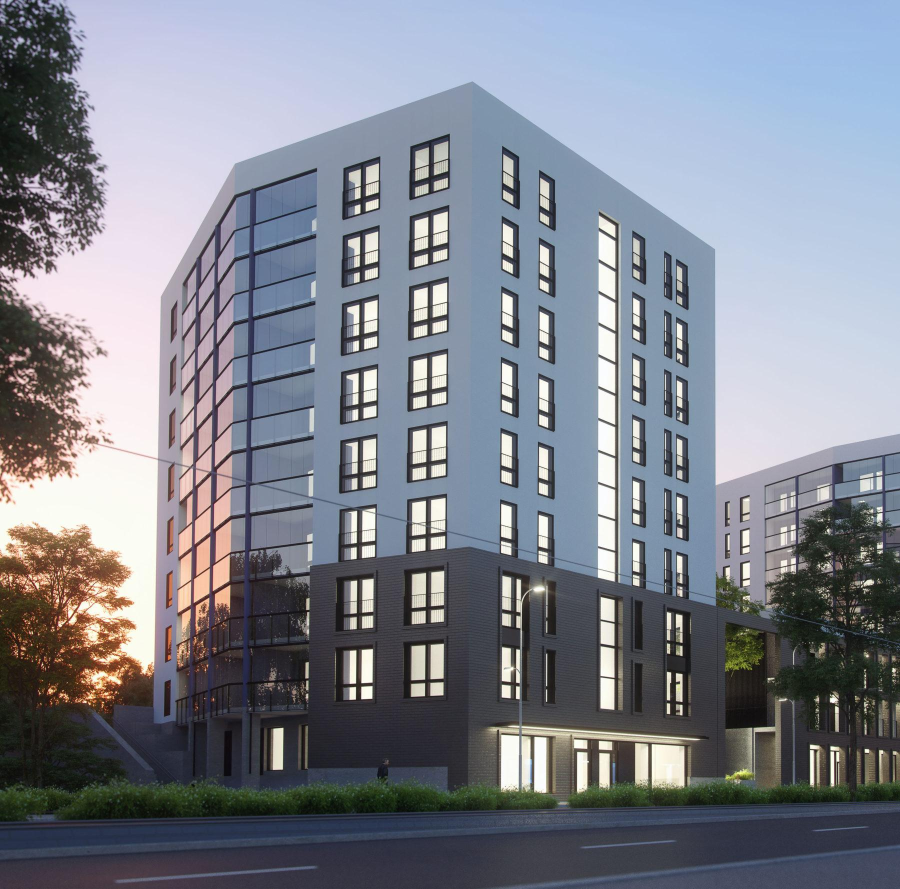
#> input picture images/building1.jpg, 1800 x 1777 px (shown at 1/2 size)
$ jupyter execute 9.ipynb
#> lines starting #> are read from the running program, lines starting #| are printed output that depends on the picture
[cell 1]
import cv2 as cv
import numpy as np
import matplotlib.pyplot as plt

[cell 2]
image = cv.imread('images/building1.jpg')
#> image is the input picture: shape (1777, 1800, 3); mean B, G, R 142.6, 132.1, 127.9
image = cv.cvtColor(image, cv.COLOR_RGB2BGR)
plt.imshow(image)

[cell 3]
image.shape
#> Out = (1777, 1800, 3)

[cell 4]
height, width = image.shape[:2]
#> height = 1777; width = 1800

center_x = width // 2
#> center_x = 900
center_y = height // 2
#> center_y = 888
image_center = (center_x, center_y)
#> image_center = (900, 888)

rotation_matrix = cv.getRotationMatrix2D(image_center, 250, 1)
output_image = cv.warpAffine(image, rotation_matrix, (width, height))
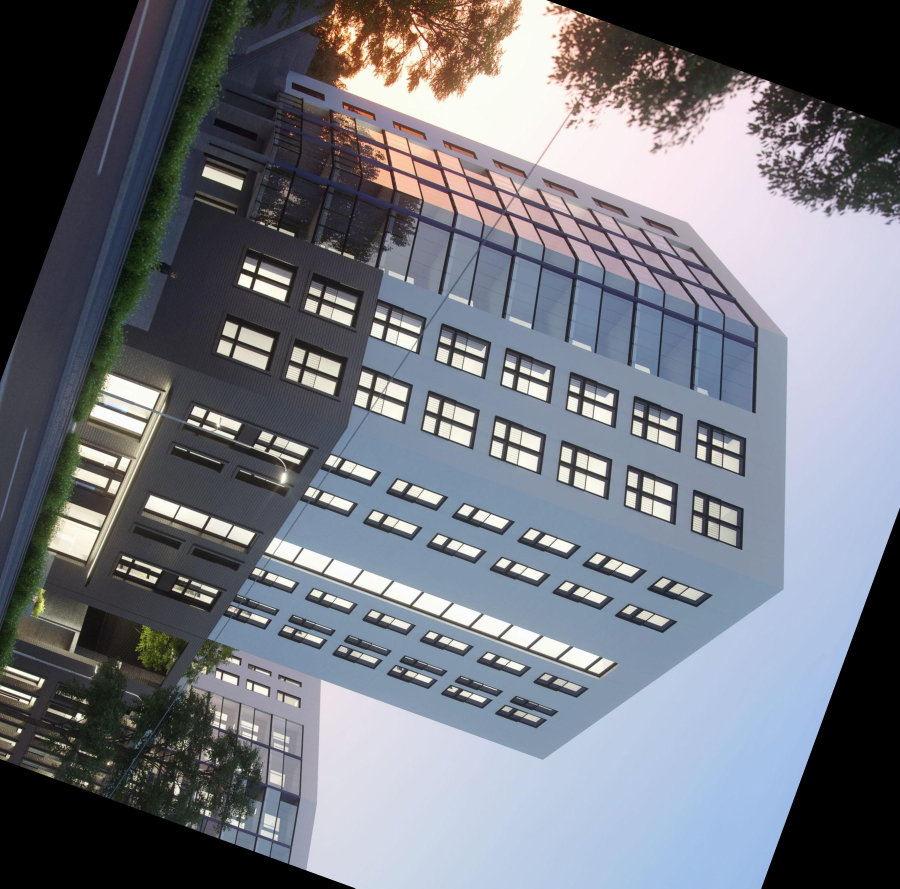
#> output_image: shape (1777, 1800, 3) (shown at 1/2 size); mean R, G, B 114.8, 117.9, 126.5

[cell 5]
plt.imshow(output_image)
plt.axis('off')

نقاط مبدا و مقصد برای تبدیل Affine

[cell 6]
pts1 = np.float32([[width // 2 + 30, height // 2 + 60],
                   [width // 2 + 30, height // 2 - 60],
                   [width // 2 - 60, height // 2 - 30]])
#> pts1 = [[930, 948], [930, 828], [840, 858]]

pts2 = np.float32([[width // 2 + 60, height // 2 - 30],
                   [width // 2 - 60, height // 2 - 60],
                   [width // 2 - 30, height // 2 + 60]])

ماتریس

[cell 7]
affine_matrix = cv.getAffineTransform(pts1, pts2)

[cell 8]
output_width = width
output_height = height
affine_transformed = cv.warpAffine(image, affine_matrix, (output_width, output_height))
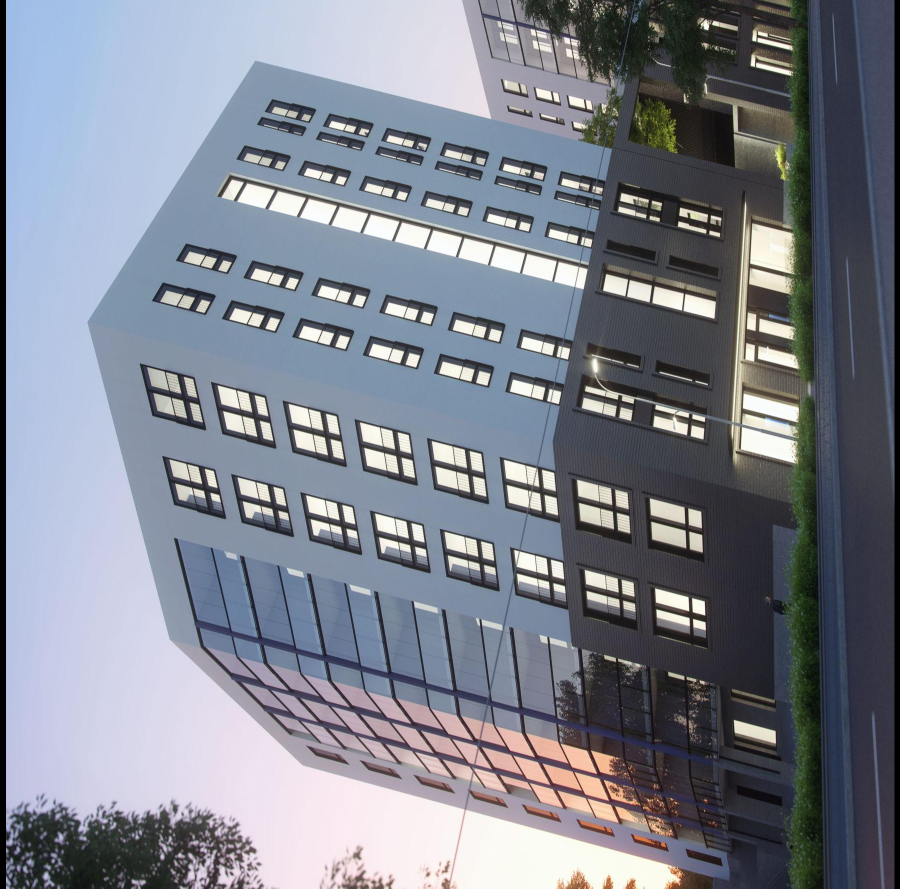
#> affine_transformed: shape (1777, 1800, 3) (shown at 1/2 size); mean R, G, B 126.1, 130.9, 142.3

plt.imshow(affine_transformed)
plt.axis('off')
plt.show()

[cell 9]
pts1 = np.float32([[100, 100], [300, 100], [100, 300], [300, 300]])
pts2 = np.float32([[50, 150], [300, 120], [150, 350], [350, 300]])


perspective_matrix = cv.getPerspectiveTransform(pts1, pts2)

output_width = width
output_height = height
perspective_transformed = cv.warpPerspective(image, perspective_matrix, (output_width, output_height))
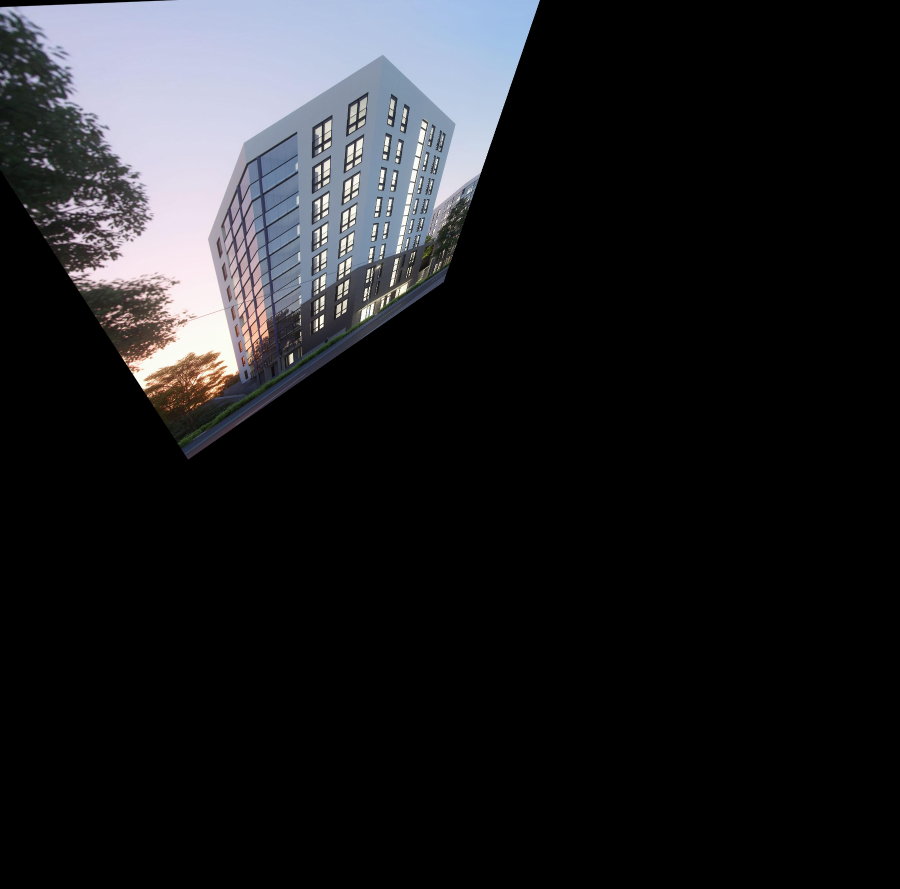
#> perspective_transformed: shape (1777, 1800, 3) (shown at 1/2 size); mean R, G, B 31, 31.6, 34.5

plt.imshow(perspective_transformed)
plt.axis('off')
plt.show()

$ run again, with images/10000.jpg copied over images/building1.jpg
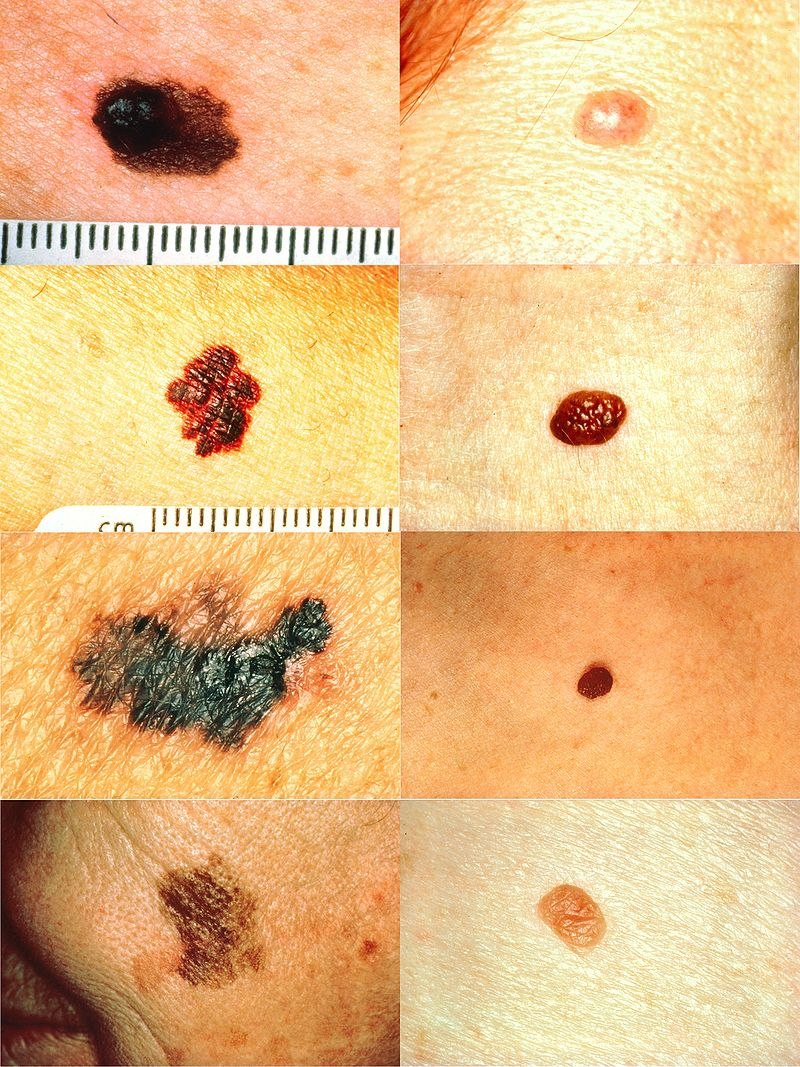
#> input picture images/10000.jpg, 800 x 1067 px
#> image is the input picture: shape (1067, 800, 3); mean B, G, R 132.2, 186.7, 228
#> `affine_transformed = cv.warpAffine(image, affine_matrix, (output_width..`:
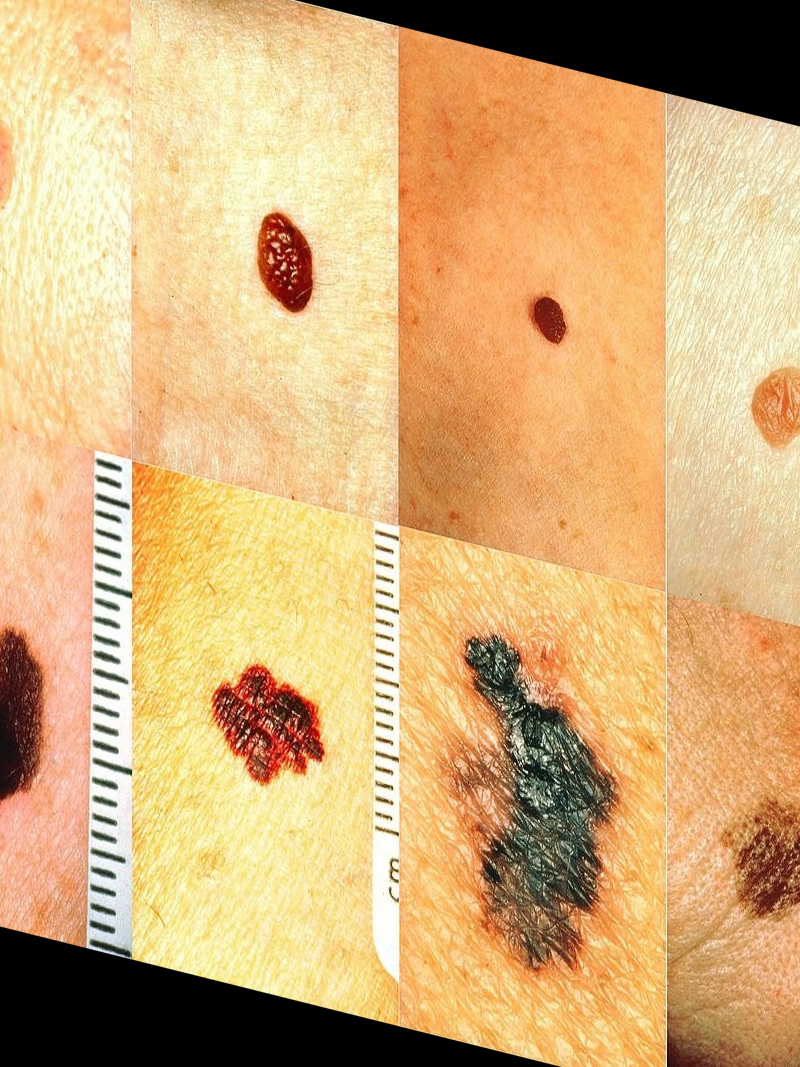
#> affine_transformed: shape (1067, 800, 3); mean R, G, B 211.9, 174.2, 121.5
#> `perspective_transformed = cv.warpPerspective(image, perspective_matrix..`:
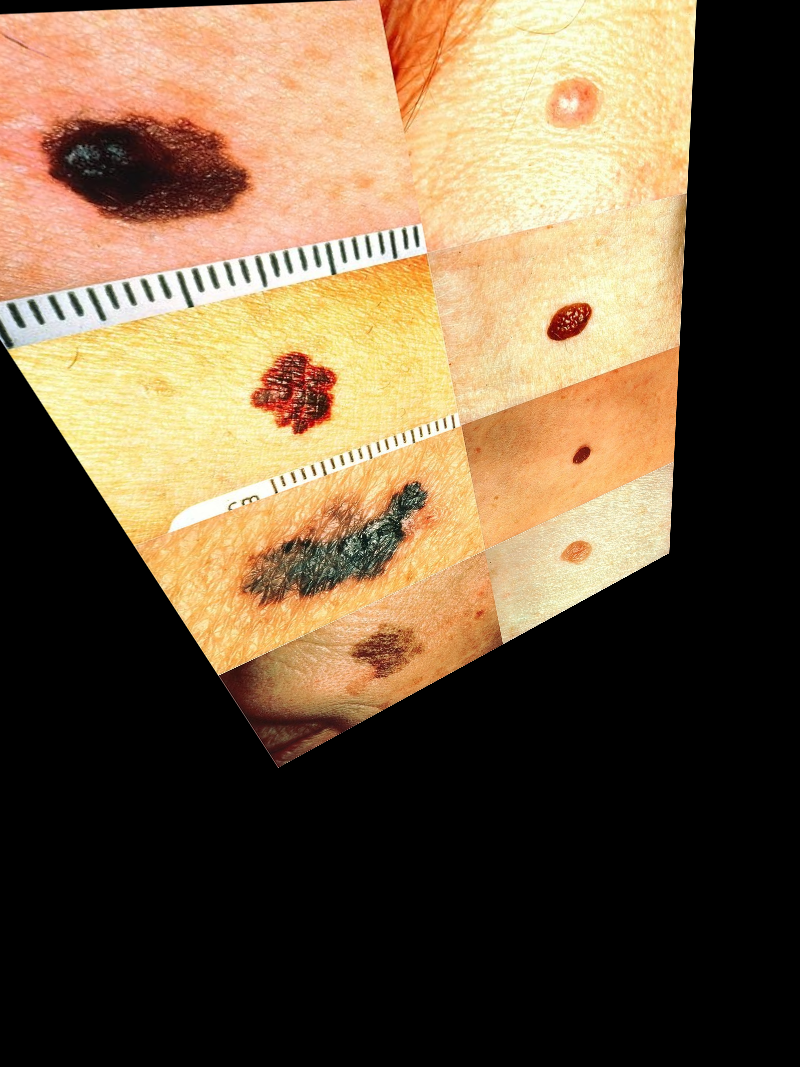
#> perspective_transformed: shape (1067, 800, 3); mean R, G, B 111.5, 91.3, 66.1

$ run again, with images/Im101s.jpg copied over images/building1.jpg
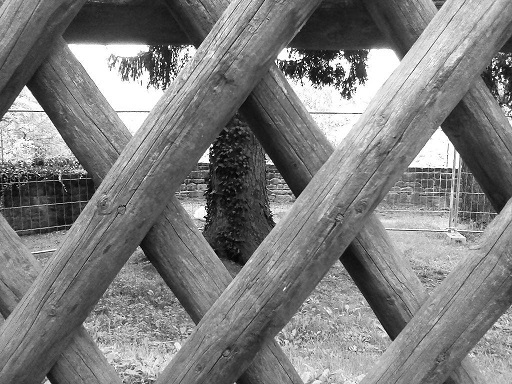
#> input picture images/Im101s.jpg, 512 x 384 px
#> image is the input picture: shape (384, 512, 3); min 0, max 255, mean 125.3
#> `affine_transformed = cv.warpAffine(image, affine_matrix, (output_width..`:
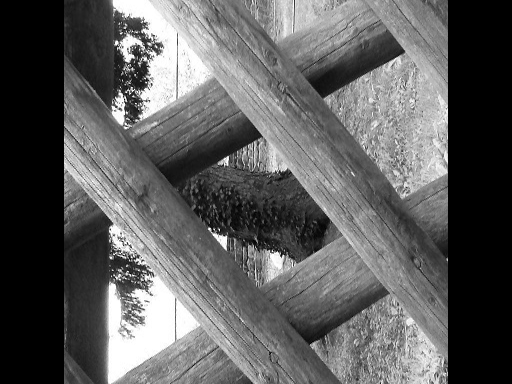
#> affine_transformed: shape (384, 512, 3); min 0, max 255, mean 92.9
#> `perspective_transformed = cv.warpPerspective(image, perspective_matrix..`:
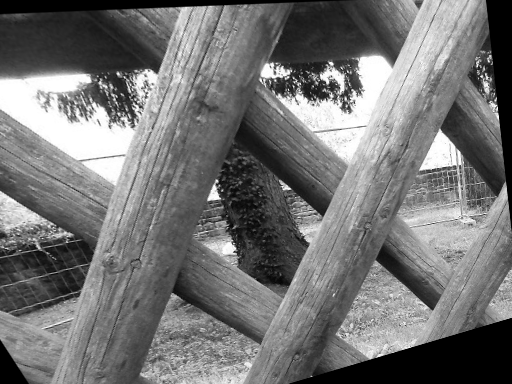
#> perspective_transformed: shape (384, 512, 3); min 0, max 255, mean 115.6
